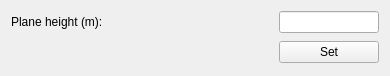
<?xml version="1.0" encoding="UTF-8"?>
<ui version="4.0">
 <class>planeHeightSetter</class>
 <widget class="QWidget" name="planeHeightSetter">
  <property name="geometry">
   <rect>
    <x>0</x>
    <y>0</y>
    <width>390</width>
    <height>76</height>
   </rect>
  </property>
  <property name="minimumSize">
   <size>
    <width>204</width>
    <height>50</height>
   </size>
  </property>
  <property name="maximumSize">
   <size>
    <width>13131223</width>
    <height>76</height>
   </size>
  </property>
  <property name="windowTitle">
   <string>Form</string>
  </property>
  <layout class="QGridLayout" name="gridLayout">
   <property name="topMargin">
    <number>9</number>
   </property>
   <property name="bottomMargin">
    <number>9</number>
   </property>
   <property name="spacing">
    <number>6</number>
   </property>
   <item row="0" column="1">
    <spacer name="horizontalSpacer">
     <property name="orientation">
      <enum>Qt::Horizontal</enum>
     </property>
     <property name="sizeHint" stdset="0">
      <size>
       <width>40</width>
       <height>20</height>
      </size>
     </property>
    </spacer>
   </item>
   <item row="1" column="2">
    <widget class="QPushButton" name="planeHeightSetButton">
     <property name="text">
      <string>Set</string>
     </property>
    </widget>
   </item>
   <item row="0" column="2">
    <widget class="QLineEdit" name="planeHeightLineEdit">
     <property name="maximumSize">
      <size>
       <width>100</width>
       <height>16777215</height>
      </size>
     </property>
    </widget>
   </item>
   <item row="0" column="0">
    <widget class="QLabel" name="planeHeightLabel">
     <property name="maximumSize">
      <size>
       <width>16777215</width>
       <height>30</height>
      </size>
     </property>
     <property name="text">
      <string>Plane height (m):</string>
     </property>
    </widget>
   </item>
  </layout>
 </widget>
 <resources/>
 <connections/>
</ui>
